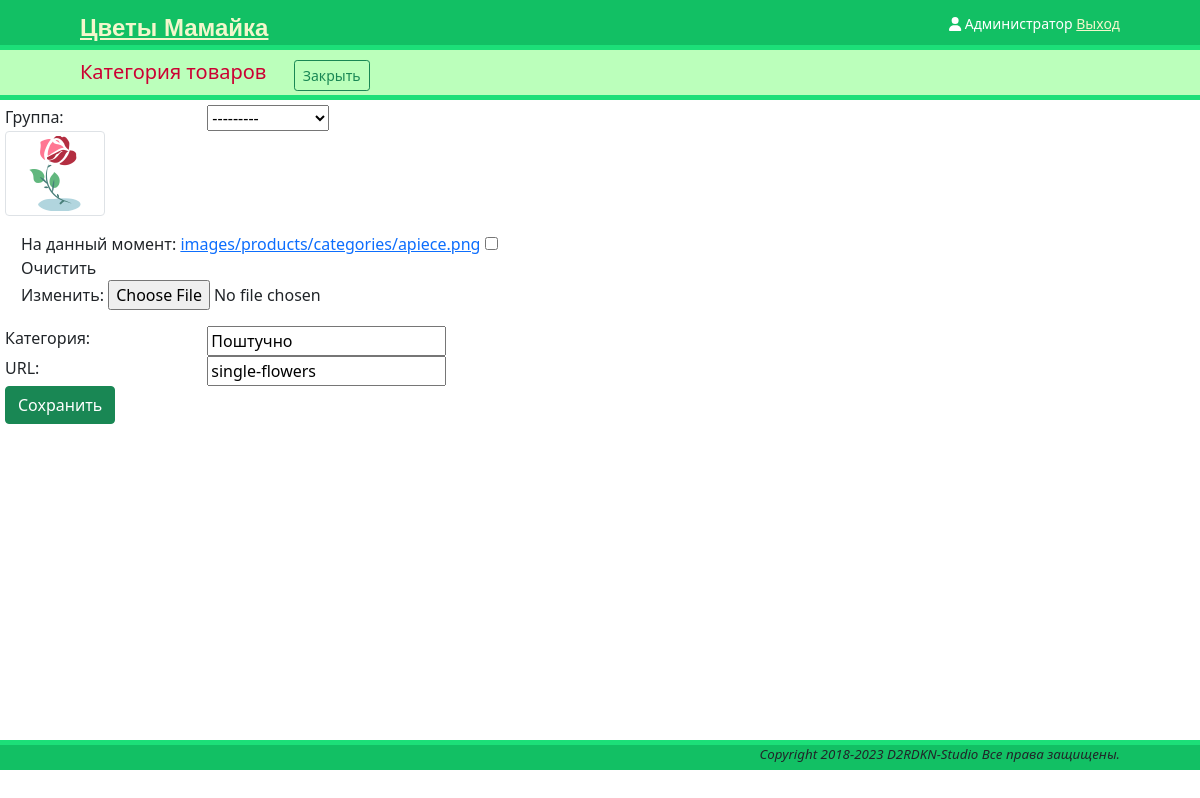
The page /references/products/categories/single-flowers/edit (signed in) on the database its author committed.
### references/products/models.py (models this page shows, shortened)
class Categories(models.Model):
    name = models.CharField(max_length=128, verbose_name='Категория')
    slug = models.SlugField(unique=True, editable=True)
    image = models.ImageField(blank=True, upload_to='images/products/categories/',
                              verbose_name='Изображение')
    parent = models.ForeignKey('self', blank=True, null=True,
                               on_delete=models.SET_NULL,
                               verbose_name='Группа')
    def __str__(self):
        return self.name
    class Meta:
        verbose_name = 'Категория'
        verbose_name_plural = 'Категории'

### references/products/views.py (the view)
# urls.py: path('categories/<str:slug>/edit', products_views.CatUpdateView.as_view(), name='products_cat_edit'),
class CatUpdateView(LoginRequiredMixin, UpdateView):
    model = Categories
    form_class = CatEditForm
    template_name = 'references/products/catedit.html'

### references/products/forms.py
class CatEditForm(forms.ModelForm):
    class Meta:
        model = Categories
        fields = ['name', 'parent', 'slug', 'image']
    parent = forms.ModelChoiceField(label='Группа:', required=False, queryset=Categories.objects.all())
    image = forms.ImageField(label='Картинка:', required=False,
                             widget=forms.ClearableFileInput(attrs={'id': 'avatar'}))
    name = forms.CharField(label='Категория:', widget=forms.TextInput(attrs={'placeholder': 'Категория'}),
                           required=True, max_length=100)
    slug = forms.CharField(label='URL:', widget=forms.TextInput(attrs={'placeholder': 'URL'}),
                           required=True, max_length=200)

### templates/references/products/catedit.html (shortened to what this page needs)
{% extends "onepage.html" %}
{% load static %}
{% block subheader %}
    <span class="inline">
        <h5> Категория товаров </h5>
    </span>
    <a href="{% url 'categories' %}" class="btn btn-outline-success btn-sm">Закрыть</a>
{% endblock %}
{% block main %}
<form method="post" enctype="multipart/form-data">
    <div class="row">
        <div class="col-2">
            {{ form.parent.label}}
        </div>
        <div class="col-4">
            {{ form.parent }}
        </div>
    </div>
    <div class="row">
        <div class="col-sm-6">
            <img class="img-thumbnail" id="foto" src="{% if form.instance.image %}{{ form.instance.image.url }}
                {% else %}{% static '/img/no-image.png' %}{% endif %}" width=100>
            <div class="card-body">
                {{ form.image }}
            </div>
        </div>
    </div>
    <div class="row">
        <div class="col-2">
            {{ form.name.label }}
        </div>
        <div class="col-4">
            {{ form.name }}
        </div>
    </div>
    <div class="row">
        <div class="col-2">
            {{ form.slug.label }}
        </div>
        <div class="col-4">
            {{ form.slug }}
        </div>
    </div>
     <div><button class="btn btn-success" type="submit">Сохранить</button></div>
</form>
{% endblock %}

### templates/base.html (shortened to what this page needs)
{% load static %}
<!DOCTYPE html>
<html>
<head>
    <link type="text/css" href="{% static "/css/base.css" %}" rel="stylesheet">
    <link href="{% static 'fontawesomefree/css/all.min.css' %}" rel="stylesheet" type="text/css">
    <link href="https://cdn.jsdelivr.net/npm/bootstrap@5.0.2/dist/css/bootstrap.min.css" rel="stylesheet"
>
</head>
<body>
<header>
    <span class="logo">
        <a href="{% url 'main' %}">Цветы Мамайка</a> </span>
    <span class="user">
        {% if request.user.is_authenticated %}
            {{ request.user.first_name }}
            <a href="{% url "logout" %}">Выход</a>
        {% else %}
            <a href="{% url "login" %}">Войти</a>
        {% endif %}
    </span>
    <span class="avatar">
       <i class="fa-solid fa-user"></i>
    </span>
</header>
<article>
    {% block content %}
    {% endblock %}
</article>
<footer>
    <p>Copyright 2018-{% now "Y" %} D2RDKN-Studio Все права защищены.</p>
</footer>
</body>
</html>

### static/css/base.css (style rules this page uses)
body { margin: 0; padding: 0; }
header { padding: 10px 80px; font-size: 14px; background: #12c064; color: #fff; border-bottom: 5px solid #1cdf78; height: 50px; }
header .logo { float: left; color: #f3f7cc; font-size: 24px; font-family: "OpenSans-Semibold",sans-serif; font-weight: bold; }
header a { color: #f3f7cc; }
header .avatar { float: right; padding: 3px; }
header .user { float: right; padding-top: 3px; }
footer { text-align: right; border-top: 5px #1cdf78 solid; padding-right: 80px; background: #12c064; min-height: 30px; }
footer p { font-size: smaller; font-style: italic; }
.inline { display: inline-block; }

### rows shown on the page
Categories: parent "---------", image (picture), name "Поштучно", slug "single-flowers"

### other values the page prints
{{ request.user.first_name }} "Администратор"
